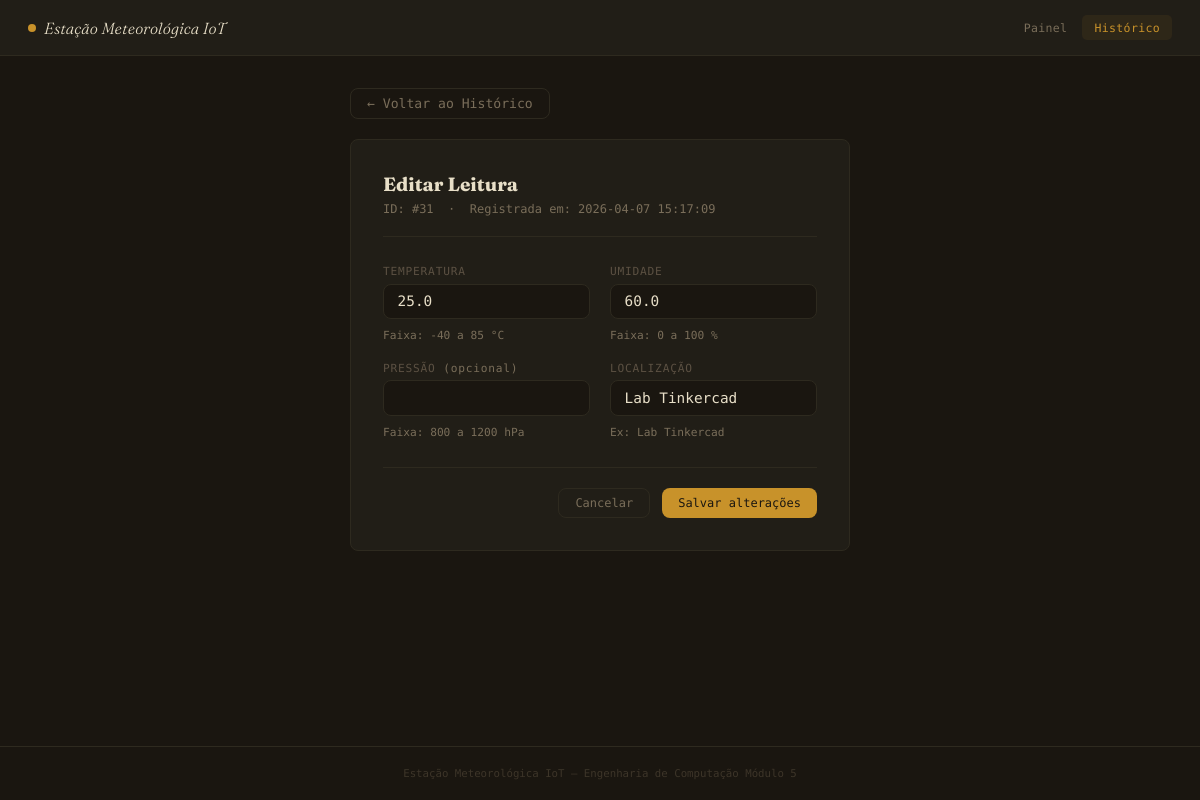
The page /leituras/31/editar on the database its author committed.
### tables this page shows
CREATE TABLE leituras (
    id          INTEGER  PRIMARY KEY AUTOINCREMENT,
    temperatura REAL     NOT NULL,
    umidade     REAL     NOT NULL,
    pressao     REAL,                                          -- opcional (não usado no Tinkercad)
    localizacao TEXT     DEFAULT 'Lab Tinkercad',
    timestamp   DATETIME DEFAULT (datetime('now','localtime'))
);

### app.py (the view)
@app.route('/leituras/<int:id>/editar')
def editar_form(id):
    leitura = buscar_leitura(id)
    if not leitura:
        return jsonify({'erro': f'Leitura {id} não encontrada'}), 404
    return render_template('editar.html', leitura=leitura)

### database.py (called while the page is built)
def get_db_connection() -> sqlite3.Connection:
    conn = sqlite3.connect(DB_PATH, timeout=10)
    conn.execute('PRAGMA journal_mode=WAL')
    conn.execute('PRAGMA busy_timeout=5000')  # espera até 5s em caso de lock
    conn.row_factory = sqlite3.Row
    return conn

def buscar_leitura(id: int) -> sqlite3.Row | None:
    conn = get_db_connection()
    try:
        row = conn.execute(
            "SELECT * FROM leituras WHERE id = ?", (id,)
        ).fetchone()
        return row
    finally:
        conn.close()

### templates/editar.html (shortened to what this page needs)
{% extends "base.html" %}
{% block content %}
<div class="edit-container">
  <div style="margin-bottom:1.25rem;">
    <a href="/leituras" class="btn btn-ghost" style="font-size:.82rem;">← Voltar ao Histórico</a>
  </div>
  <div class="edit-card">
    <h2>Editar Leitura</h2>
    <div class="edit-meta">
      ID: #{{ leitura['id'] }} &nbsp;·&nbsp; Registrada em: {{ leitura['timestamp'] }}
    </div>
    <div>
      <div class="form-grid">
        <div class="field">
          <label for="temperatura">TEMPERATURA</label>
          <input type="number" id="temperatura" name="temperatura"
                 value="{{ leitura['temperatura'] }}"
                 step="0.1" min="-40" max="85" />
          <span class="field-hint">Faixa: -40 a 85 °C</span>
        </div>
        <div class="field">
          <label for="umidade">UMIDADE</label>
          <input type="number" id="umidade" name="umidade"
                 value="{{ leitura['umidade'] }}"
                 step="0.1" min="0" max="100" />
          <span class="field-hint">Faixa: 0 a 100 %</span>
        </div>
      </div>
      <div class="form-grid">
        <div class="field">
          <label for="pressao">PRESSÃO <span style="font-weight:400;color:var(--muted)">(opcional)</span></label>
          <input type="number" id="pressao" name="pressao"
                 value="{{ leitura['pressao'] if leitura['pressao'] else '' }}"
                 step="0.1" min="800" max="1200" />
          <span class="field-hint">Faixa: 800 a 1200 hPa</span>
        </div>
        <div class="field">
          <label for="localizacao">LOCALIZAÇÃO</label>
          <input type="text" id="localizacao" name="localizacao"
                 value="{{ leitura['localizacao'] or '' }}"
                 maxlength="100" />
          <span class="field-hint">Ex: Lab Tinkercad</span>
        </div>
      </div>
      <div class="form-footer">
        <a href="/leituras" class="btn btn-ghost">Cancelar</a>
        <button class="btn btn-primary" onclick="salvarEdicao({{ leitura['id'] }})">
          Salvar alterações
        </button>
      </div>
    </div>
  </div>
</div>
{% endblock %}

### static/css/style.css (style rules this page uses)
*, *::before, *::after { box-sizing: border-box; margin: 0; padding: 0; }
:root { --bg: #1a1610; --surface: #211e17; --border: #2e2a1f; --accent: #c8922a; --accent2: #c0614a; --text: #e8dfc8; --muted: #7a6e5a; --danger: #c0614a; --mono: 'DM Mono', monospace; --sans: 'Fraunces', Georgia, serif; --radius: 8px; --shadow: 0 4px 24px rgba(0,0,0,.6); }
html { scroll-behavior: smooth; }
body { background: var(--bg); color: var(--text); font-family: var(--sans); font-weight: 300; min-height: 100vh; display: flex; flex-direction: column; }
.btn { display: inline-flex; align-items: center; gap: .35rem; padding: .45rem 1rem; border-radius: var(--radius); font-family: var(--mono); font-weight: 500; font-size: .75rem; cursor: pointer; border: none; text-decoration: none; transition: filter .18s, transform .1s; }
.btn-primary { background: var(--accent); color: #1a1610; }
.btn-ghost { background: transparent; color: var(--muted); border: 1px solid var(--border); }
.field { display: flex; flex-direction: column; gap: .35rem; }
.field label { font-family: var(--mono); font-size: .7rem; color: #5c5143; letter-spacing: .07em; }
input[type=text], input[type=number] { background: var(--bg); border: 1px solid var(--border); border-radius: var(--radius); color: var(--text); font-family: var(--mono); font-size: .9rem; padding: .55rem .85rem; width: 100%; transition: border-color .2s; }

### templates/editar.html (style rules this page uses)
.edit-container { max-width: 500px; margin: 0 auto; }
.edit-card { background: var(--surface); border: 1px solid var(--border); border-radius: var(--radius); padding: 2rem; }
.edit-card h2 { font-size: 1.2rem; font-weight: 700; margin-bottom: .35rem; }
.edit-meta { font-family: var(--mono); font-size: .75rem; color: var(--muted); margin-bottom: 1.75rem; padding-bottom: 1.25rem; border-bottom: 1px solid var(--border); }
.form-grid { display: grid; grid-template-columns: 1fr 1fr; gap: 1.25rem; margin-bottom: 1.25rem; }
.form-footer { display: flex; justify-content: flex-end; gap: .75rem; margin-top: 1.75rem; padding-top: 1.25rem; border-top: 1px solid var(--border); }
.field-hint { font-family: var(--mono); font-size: .7rem; color: var(--muted); margin-top: .25rem; }

### rows shown on the page
leituras: id "31", timestamp "2026-04-07 15:17:09", temperatura "25.0", umidade "60.0", localizacao "Lab Tinkercad"
